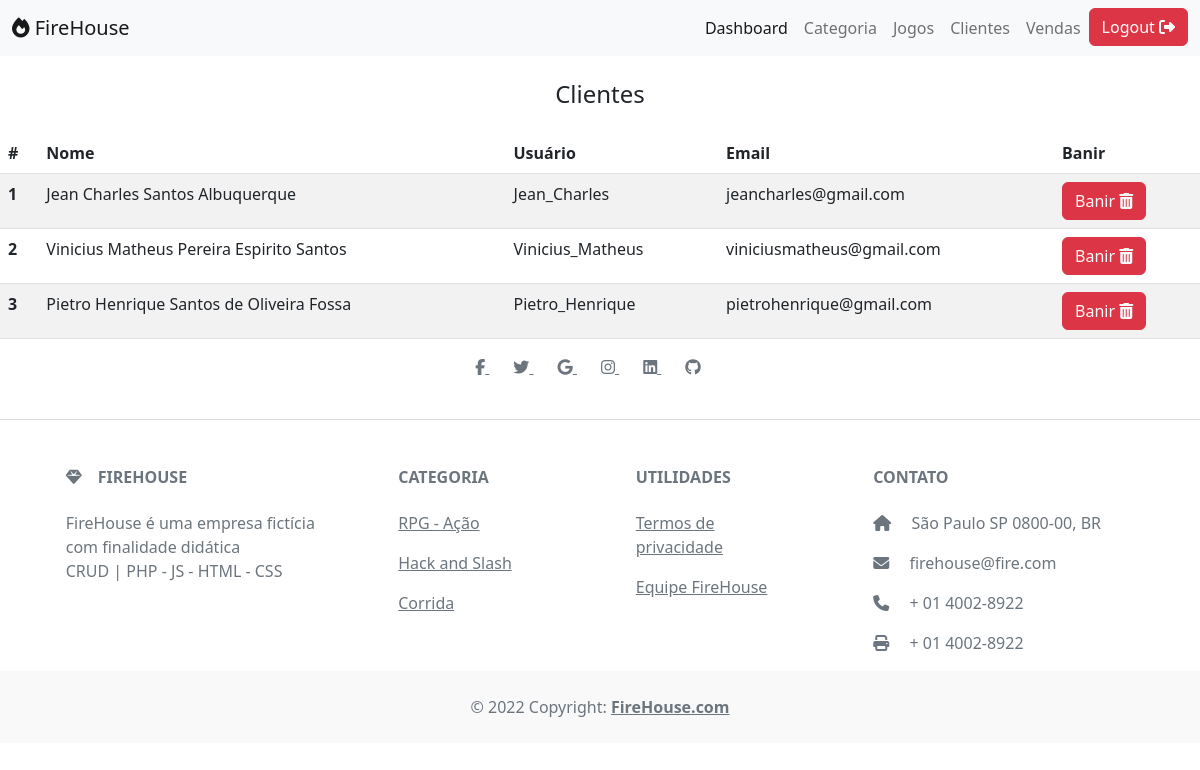
The app's page /page-admin/banir-cliente.php (signed in) with its own data.
### tables this page shows
CREATE TABLE `tbcliente` (
  `idCliente` int(11) NOT NULL,
  `nomeCliente` varchar(80) NOT NULL,
  `cpfCliente` char(11) NOT NULL,
  `emailCliente` varchar(40) NOT NULL,
  `senhaCliente` varchar(255) NOT NULL,
  `logradouroCliente` varchar(40) NOT NULL,
  `numlogCliente` varchar(20) NOT NULL,
  `compCliente` varchar(20) NOT NULL,
  `bairroCliente` varchar(20) NOT NULL,
  `cidadeCliente` varchar(20) NOT NULL,
  `ufCliente` char(3) NOT NULL,
  `cepCliente` char(8) NOT NULL,
  `dataCliente` date NOT NULL,
  `usuarioCliente` varchar(20) NOT NULL
);

### page-admin/banir-cliente.php (called while the page is built, shortened)
<?php
    include('cliente-lista.php');
?>

### dao/ClienteDao.php (called while the page is built, shortened)
<?php
    class ClienteDao{
        public static function listar(){
            $conexao = Conexao::conectar();
            $querySelect = "SELECT idcliente, nomecliente ,datacliente, usuariocliente, emailcliente
                            FROM tbcliente";
            $resultado = $conexao->query($querySelect);
            $lista = $resultado->fetchAll();
            return $lista;
        }
    }
?>

### page-admin/cliente-lista.php (the view, shortened to what this page needs)
<!doctype html>
<html lang="pt-br">
  <head>
    <link href="https://cdn.jsdelivr.net/npm/bootstrap@5.2.2/dist/css/bootstrap.min.css" rel="stylesheet">
  </head>
  <body>
    <header>
        <nav class="navbar navbar-expand-lg bg-light ">
            <div class="container-fluid">
                <a class="navbar-brand" href="#"><i class="fa-solid fa-fire"></i> FireHouse</a>
                <div class="collapse navbar-collapse" id="navbarNavDropdown">
                <ul class="navbar-nav mr-auto" style="margin-left: auto;">
                    <li class="nav-item">
                    <a class="nav-link active" aria-current="page" href="index-admin.php">Dashboard</a>
                    </li>
                    <li class="nav-item">
                    <a class="nav-link" href="form-categoria.php">Categoria</a>
                    </li>
                    <li class="nav-item">
                    <a class="nav-link" href="form-produto.php">Jogos</a>
                    </li>
                    <li class="nav-item">
                    <a class="nav-link" href="cliente-lista.php">Clientes</a>
                    </li>
                    <li class="nav-item">
                    <a class="nav-link" href="lista-venda.php">Vendas</a>
                    </li>
                    <div class="btn-group">
                    <form>
                    <button type="button" class="btn btn-danger" data-bs-toggle="modal" data-bs-target="#confirm">
                        <span>Logout </span><i class="fa-solid fa-right-from-bracket"></i>
                    </button>
                    </form>
                    </div>
                </ul>
                </div>
            </div>
        </nav>
    </header>
    <main>
        <h4 class="h1-responsive font-weight-bold text-center my-4">Clientes</h2>
        <?php
                    require_once '../dao/ClienteDao.php';
                    try {
                        $listacliente = ClienteDao::listar();
                    } catch(Exception $e) {
                        echo '<pre>';
                            print_r($e);
                        echo '</pre>';
                        echo $e->getMessage();
                    }
                ?>
                <table class="table table-striped">
                    <thead>
                        <tr>
                            <th scope="col">#</th>
                            <th scope="col">Nome</th>
                            <th scope="col">Usuário</th>
                            <th scope="col">Email</th>
                            <th scope="col">Banir</th>
                        </tr>
                    </thead>
                    <tbody>
                        <?php foreach($listacliente as $cliente){ ?>
                        <tr>
                            <th scope="row"><?php echo $cliente['idcliente']; ?></th>
                            <td><?php echo $cliente['nomecliente']; ?>
                            <td><?php echo $cliente['usuariocliente']; ?> </td>
                            <td><?php echo $cliente['emailcliente']; ?> </td>
                            <td>
                                <button type="button" class="btn btn-danger text-light" data-bs-toggle="modal" data-bs-target="#deletar<?php echo $cliente['idcliente']; ?>">
                                <span>Banir</span> <i class="fa fa-trash"></i>
                                </button>
                            </td>
                        </tr>
                        <?php } ?>
                    </tbody>
                </table>
    </main>
    <footer class="text-center text-lg-start bg-white text-muted">
    <section class="d-flex justify-content-center" style="left:50%;">
        <br>
        <br>
        <div>
        <a href="" class="me-4 link-secondary">
            <i class="fab fa-facebook-f"></i>
        </a>
        <a href="" class="me-4 link-secondary">
            <i class="fab fa-twitter"></i>
        </a>
        <a href="" class="me-4 link-secondary">
            <i class="fab fa-google"></i>
        </a>
        <a href="" class="me-4 link-secondary">
            <i class="fab fa-instagram"></i>
        </a>
        <a href="" class="me-4 link-secondary">
            <i class="fab fa-linkedin"></i>
        </a>
        <a href="" class="me-4 link-secondary">
            <i class="fab fa-github"></i>
        </a>
        </div>
    </section>
    <hr>
    <section class="">
        <div class="container text-center text-md-start mt-5">
        <div class="row mt-3">
            <div class="col-md-3 col-lg-4 col-xl-3 mx-auto mb-4">
            <h6 class="text-uppercase fw-bold mb-4">
                <i class="fas fa-gem me-3 text-secondary"></i>FireHouse
            </h6>
            <p>
                FireHouse é uma empresa fictícia com finalidade didática <br>
                CRUD | PHP - JS - HTML - CSS
            </p>
            </div>
            <div class="col-md-2 col-lg-2 col-xl-2 mx-auto mb-4">
            <h6 class="text-uppercase fw-bold mb-4">
                Categoria
            </h6>
            <p>
                <a href="#!" class="text-reset">RPG - Ação</a>
            </p>
            <p>
                <a href="#!" class="text-reset">Hack and Slash</a>
            </p>
            <p>
                <a href="#!" class="text-reset">Corrida</a>
            </p>
            </div>
            <div class="col-md-3 col-lg-2 col-xl-2 mx-auto mb-4">
            <h6 class="text-uppercase fw-bold mb-4">
                Utilidades
            </h6>
            <p>
                <a href="#!" class="text-reset">Termos de privacidade</a>
            </p>
            <p>
                <a href="#!" class="text-reset">Equipe FireHouse</a>
            </p>
            </div>
            <div class="col-md-4 col-lg-3 col-xl-3 mx-auto mb-md-0 mb-4">
            <h6 class="text-uppercase fw-bold mb-4">Contato</h6>
            <p><i class="fas fa-home me-3 text-secondary"></i> São Paulo SP 0800-00, BR</p>
            <p>
                <i class="fas fa-envelope me-3 text-secondary"></i>
                firehouse@fire.com
            </p>
            <p><i class="fas fa-phone me-3 text-secondary"></i> + 01 4002-8922</p>
            <p><i class="fas fa-print me-3 text-secondary"></i> + 01 4002-8922</p>
            </div>
        </div>
        </div>
    </section>
    <div class="text-center p-4" style="background-color: rgba(0, 0, 0, 0.025);">
        © 2022 Copyright:
        <a class="text-reset fw-bold" href="https://mdbootstrap.com/">FireHouse.com</a>
    </div>
    </footer>
  </body>
</html>

### records on screen
tbcliente: idCliente "1", nomeCliente "Jean Charles Santos Albuquerque", usuarioCliente "Jean_Charles", emailCliente "jeancharles@gmail.com"
tbcliente: idCliente "2", nomeCliente "Vinicius Matheus Pereira Espirito Santos", usuarioCliente "Vinicius_Matheus", emailCliente "viniciusmatheus@gmail.com"
tbcliente: idCliente "3", nomeCliente "Pietro Henrique Santos de Oliveira Fossa", usuarioCliente "Pietro_Henrique", emailCliente "pietrohenrique@gmail.com"
